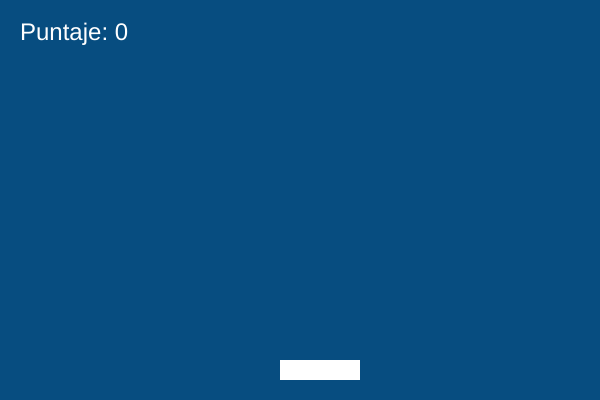
Frame 1 (no input)
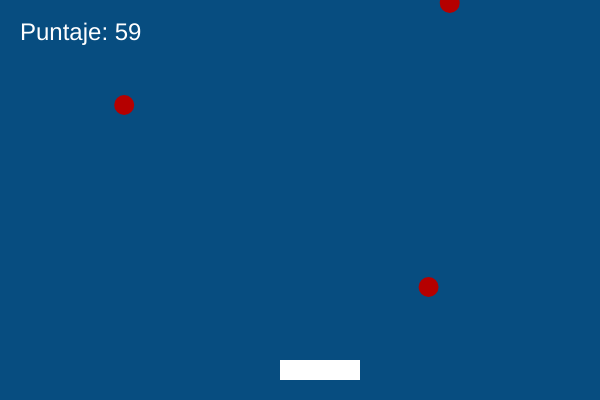
Frame 60 (no input)
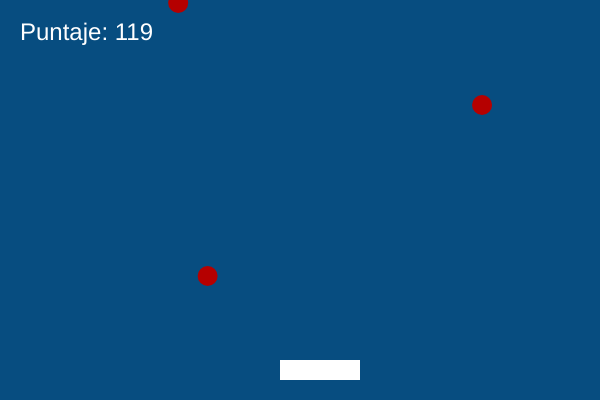
Frame 120 (the mouse pressed at the canvas centre since frame 60)

The p5.js sketch that drew these frames (run headless with seeded random() and noise() and a simulated clock; from frame 60 on, the mouse is pressed at the canvas centre):

// p5.js sketch
// ── sketch.js
let jugador;
let pelotas = [];
let puntaje = 0;
let gameState = 'jugar';

function setup() {
  createCanvas(600, 400);
  jugador = new Jugador(width/2, height-20);
}

function draw() { 
  noStroke(); 
  colorMode(RGB, 360, 100, 100);
  background(10,30,50);

  if (gameState === 'jugar') {
    // Mover la posición del jugador en la pantalla 
    jugador.update();
    jugador.display();

    // Aparecer nuevas pelotas
    if (frameCount % 20 === 0) {
      pelotas.push(new Pelota());
    }
    // Comprobar en la pantalla cada pelota 
    for (let i = 0; i < pelotas.length; i++) {
      pelotas[i].update();
      pelotas[i].display();
      if (pelotas[i].hits(jugador)) {
        gameState = 'Juego Terminado';
        return;
      }
      // Quitar las pelotas que desaparecen de la pantalla
      if (pelotas[i].offscreen()) {
        pelotas.splice(i, 1);
      }
    }
  // Puntaje 
    textSize(24);
    fill(255);
    text('Puntaje: ' + puntaje, 20, 40);
    puntaje++;
  } else if (gameState === 'Juego Terminado') {
    // Pantalla de Game Over
    textSize(36);
    fill(255);
    textAlign(CENTER);
    text('Juego Terminado', width/2, height/2);
    textSize(24);
    text('Puntaje final: ' + puntaje, width/2, height/2 + 40);
  }
}
class Entidad {
  constructor(x, y) {
    this.x = x;
    this.y = y;
  }
}
class Jugador extends Entidad {
  constructor(x, y) {
    super(x, y);
  }
  display() {
    fill(255);
    rect(this.x-20, this.y-20, 80, 20);
  }
  // Mover al jugador con las teclas
  update() {
    if (keyIsDown(LEFT_ARROW)) {
      this.x -= 10;
    } 
    if (keyIsDown(RIGHT_ARROW)) {
      this.x += 10;
    }
    // Mantener al jugador
    this.x = constrain(this.x, 20, width-60);
  }
}
class Pelota extends Entidad {
  constructor(x, y) {
    super(x, y);
    this.x = random(width);
    this.y = 0;
    this.speed = 3;
  }
  display() {
    fill(255, 0, 0);
    ellipse(this.x, this.y, 20, 20);
  }
  // Mover la pelota
  update() {
    this.y += this.speed;
    this.speed += 0.2;
  }
  // Ver que la pelota chocó con el jugador
  hits(jugador) {
    if (dist(this.x, this.y, jugador.x, jugador.y) < 20) {
      return true;
    } else {
      return false;
    }
  }
  // Comprobar que la pelota salió de la pantalla
  offscreen() {
    if (this.y > height) {
      return true;
    } else {
      return false;
    }
  }
}
